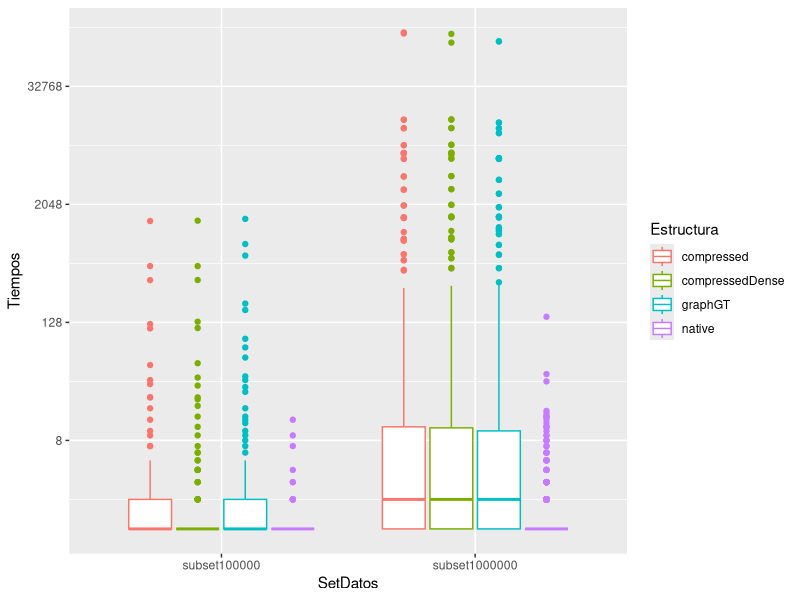
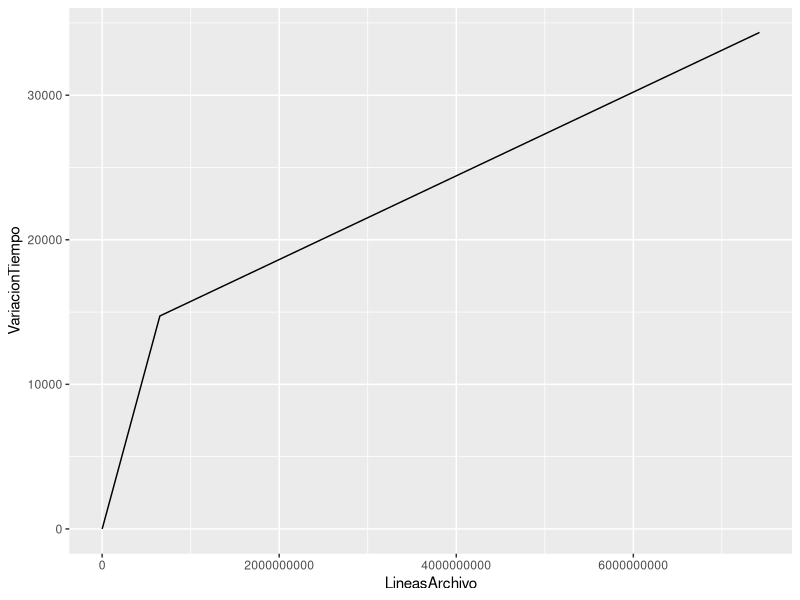

The R script that drew these images, in order:
## ---- chunk 1
library(ggplot2)
## ---- chunk 2
tiemposBusquedaVecino <- read.csv("./tiempos.csv",sep = ";")
tiempoCompresion <- read.csv("datos/compresion.csv",sep = ";")
## ---- chunk 3
options(scipen = 999)
tiempoCompresion$VariacionTiempo = tiempoCompresion$TiempoFin - tiempoCompresion$TiempoInicio
## ---- chunk 4
ggplot(tiemposBusquedaVecino, aes(x=SetDatos, y=Tiempos, color=Estructura))+#,color = interaction(Method,Adaptive.or.Fixed))) + 
  geom_boxplot() +
  scale_y_continuous(trans='log2')#+ 
  #facet_grid(Calculated.Over ~ Neural.Network) 
## ---- chunk 5
 ggplot(tiempoCompresion, aes(x=LineasArchivo, y=VariacionTiempo, group=1)) + geom_line()
